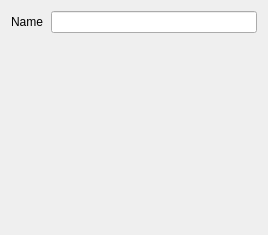
<?xml version="1.0" encoding="UTF-8"?>
<ui version="4.0">
 <class>AccelerationStructureProperties</class>
 <widget class="QWidget" name="AccelerationStructureProperties">
  <property name="geometry">
   <rect>
    <x>0</x>
    <y>0</y>
    <width>268</width>
    <height>235</height>
   </rect>
  </property>
  <layout class="QHBoxLayout" name="horizontalLayout">
   <item>
    <layout class="QFormLayout" name="formLayout">
     <property name="labelAlignment">
      <set>Qt::AlignRight|Qt::AlignTrailing|Qt::AlignVCenter</set>
     </property>
     <property name="horizontalSpacing">
      <number>8</number>
     </property>
     <property name="verticalSpacing">
      <number>2</number>
     </property>
     <property name="leftMargin">
      <number>0</number>
     </property>
     <property name="topMargin">
      <number>0</number>
     </property>
     <property name="rightMargin">
      <number>0</number>
     </property>
     <property name="bottomMargin">
      <number>0</number>
     </property>
     <item row="0" column="0">
      <widget class="QLabel" name="labelName">
       <property name="text">
        <string>Name</string>
       </property>
      </widget>
     </item>
     <item row="0" column="1">
      <widget class="QLineEdit" name="name"/>
     </item>
    </layout>
   </item>
  </layout>
 </widget>
 <resources/>
 <connections/>
</ui>
